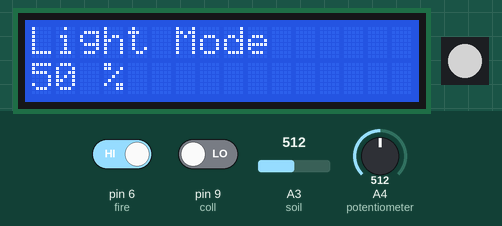
Recording of a sketch running on a simulated Arduino Uno, built with avr-gcc and run on an emulated ATmega328P. On the bench: 16×2 character LCD, 1 RGB LEDs in strip order, left to right. Inputs (shaded band) come from the test bench; at power-on: A4 (potentiometer) = 512, pin 6 (fire) HIGH, pin 9 (coll) LOW, A3 (soil) = 512. Dim RGB values are drawn brighter than linear.

Above: at 1.2 s.
1.3 s: A4 (potentiometer) set to 0
At 2.6 s:
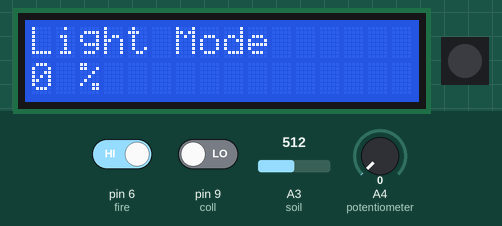
3.1 s: pin 6 (fire) driven LOW
At 3.6 s:
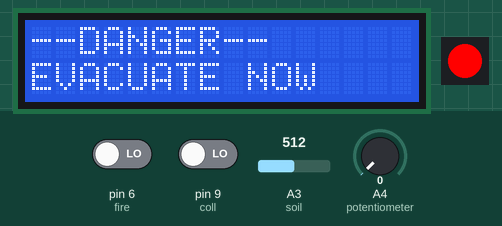
6.1 s: pin 6 (fire) driven HIGH
At 6.5 s:
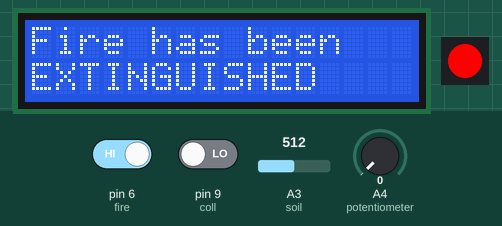
8.9 s: pin 6 (fire) driven LOW
At 9.9 s:
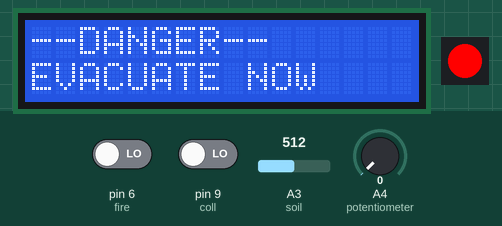
11.9 s: pin 6 (fire) driven HIGH
At 13.05 s:
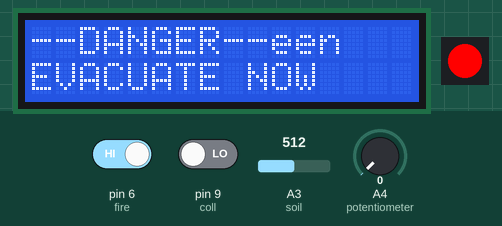
14.9 s: pin 6 (fire) driven LOW
At 16.3 s:
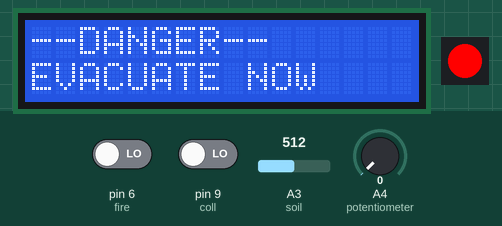
Timing chart, 0 to 17.9 s (numbered marks = the images above; inputs shaded):
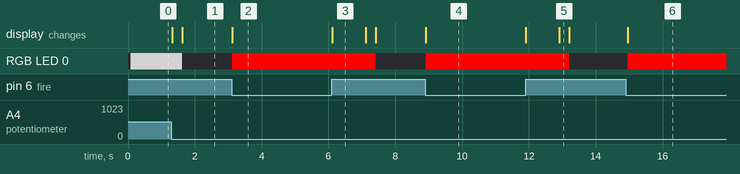

The sketch:

Assignment_10.ino
```cpp
#include <LiquidCrystal.h>
#include <Adafruit_NeoPixel.h>

#define RS 12
#define RW 11
#define E 10
#define DB4 5
#define DB5 4
#define DB6 3
#define DB7 2
#define LED A5

LiquidCrystal lcd(RS, RW, E, DB4, DB5, DB6, DB7);
Adafruit_NeoPixel pixels = Adafruit_NeoPixel(1, LED, NEO_GRB + NEO_KHZ800);

int reed = 13;
int hall = 8;
int fire = 6;
int soil = A3;
int IR = 7;
int coll = 9;
int potentiometer = A4;
int state = -1;

boolean fire_situation = 0;
boolean previousSW = HIGH;
boolean currentSW = HIGH;

void setup() {
  pinMode(IR, INPUT);
  pinMode(reed, INPUT);
  pinMode(hall, INPUT);
  pinMode(soil, INPUT);
  pinMode(coll, INPUT);
  pinMode(fire, INPUT);
  pinMode(potentiometer, INPUT);
  lcd.begin(16, 2);
  lcd.clear();
  pixels.begin();
  pixels.show();
  lcd.setCursor(0, 0);
  lcd.print("Welcom to Mars");
  lcd.setCursor(0, 1);
  lcd.print("Astronaut Mark");
  Serial.begin(9600);
}

void loop() {
  int brightness = map(analogRead(potentiometer), 0, 1023, 0, 255);
  int moisture = analogRead(soil);

  //fire detection
  if (!digitalRead(fire)) fire_situation = 1;

  if (fire_situation == 0) {
    currentSW = digitalRead(coll);
    if (previousSW == 1 && currentSW == 0) {
      lcd.clear();
      state++;
      if (state == 3) state = 0;
    }
    previousSW = currentSW;

    if (state == 0) {//Flash Mode
      lcd.clear();
      int light = map(analogRead(potentiometer), 0, 1023, 0, 100);
      lcd.setCursor(0, 0);
      lcd.print("Light Mode");
      lcd.setCursor(0, 1);
      lcd.print(light);
      lcd.print(" %");
      pixels.setPixelColor(0, brightness, brightness, brightness);
      pixels.show();
      delay(20);
    }
    else if (state == 1) { //Find Magnet.
      lcd.clear();
      if (digitalRead(reed) == 0) {//And tag the magnet on the reed sensor.
        pixels.setPixelColor(0, brightness, brightness, 0);
        pixels.show();
        lcd.setCursor(0, 0);
        lcd.print("Moisture : "); //Then I can check soil moisture
        int mos = 100 - map(moisture, 0, 1023, 0, 100); if (mos < 5) mos = 0;
        lcd.print(mos);
        if (moisture <= 300) {
          lcd.setCursor(0, 1);
          lcd.print("state : FLOODING");
        }
        else if (moisture > 300 && moisture <= 700) {
          lcd.setCursor(0, 1);
          lcd.print("state : HUMID");
        }
        else if (moisture >= 700) {
          lcd.setCursor(0, 1);
          lcd.print("state : DRY");
        }
        delay(20);
      }
      else {
        pixels.setPixelColor(0, 0, brightness, brightness);
        pixels.show();
        lcd.setCursor(0, 0);
        lcd.print("Find Magnet");
        lcd.setCursor(0, 1);
        if (digitalRead(hall) == 0) lcd.print("Detected");
        else lcd.print("Nothing here");
        delay(20);
      }
    }
    else if (state == 2) { //Obstacle detection
      lcd.clear();
      lcd.setCursor(0, 0);
      lcd.print("Now");
      lcd.setCursor(0, 1);
      if (digitalRead(IR) == 0) {
        lcd.print("STOP");
        pixels.setPixelColor(0, 255, 0, 0);
        pixels.show();
      }
      else {
        lcd.print("Go forward");
        pixels.setPixelColor(0, 0, 255, 0);
        pixels.show();
      }
    }
  }
  else if (fire_situation == 1) { //fire alarm
    lcd.clear();
    if (digitalRead(fire) == 1) { //when extinguished
      if(state == -1) state++;
      lcd.setCursor(0, 0);
      lcd.print("Fire has been");
      lcd.setCursor(0, 1);
      lcd.print("EXTINGUISHED");
      delay(1000);
      fire_situation = 0;
    }

    pixels.setPixelColor(0, 255, 0, 0);
    pixels.show();
    lcd.setCursor(0, 0);
    lcd.print("--DANGER--");
    lcd.setCursor(0, 1);
    lcd.print("EVACUATE NOW");

  }
}
```

Measured:
- after the input at 1.3 s, RGB LED 0: RGB(127, 127, 127) → off after 0.33 s; the display: first changes at once (image 1 shows a later state)
- after the input at 3.1 s, RGB LED 0: off → RGB(255, 0, 0) at once; the display: changes at once (image 2)
- after the input at 6.1 s, the display: changes at once (image 3)
- after the input at 8.9 s, RGB LED 0: off → RGB(255, 0, 0) at once; the display: changes at once (image 4)
- after the input at 11.9 s, the display: first changes at once (image 5 shows a later state)
- after the input at 14.9 s, RGB LED 0: off → RGB(255, 0, 0) after 0.06 s; the display: changes after 0.06 s (image 6)
- what the display in image 3 shows lasts 1.0 s, from 6.1 s to 7.1 s
